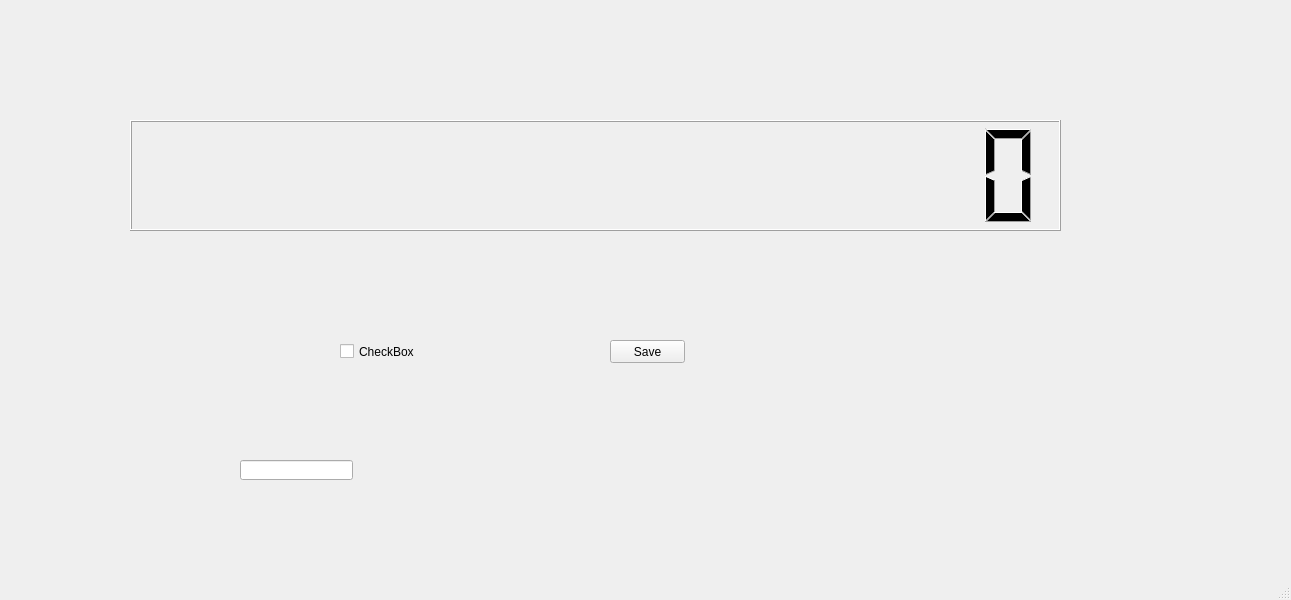
<?xml version="1.0" encoding="UTF-8"?>
<ui version="4.0">
 <class>MainWindow</class>
 <widget class="QMainWindow" name="MainWindow">
  <property name="geometry">
   <rect>
    <x>0</x>
    <y>0</y>
    <width>1291</width>
    <height>600</height>
   </rect>
  </property>
  <property name="windowTitle">
   <string>MainWindow</string>
  </property>
  <widget class="QWidget" name="centralwidget">
   <widget class="QLCDNumber" name="lcdNumber">
    <property name="geometry">
     <rect>
      <x>130</x>
      <y>120</y>
      <width>931</width>
      <height>111</height>
     </rect>
    </property>
    <property name="digitCount">
     <number>16</number>
    </property>
   </widget>
   <widget class="QCheckBox" name="trayCheckBox">
    <property name="geometry">
     <rect>
      <x>340</x>
      <y>296</y>
      <width>301</width>
      <height>111</height>
     </rect>
    </property>
    <property name="text">
     <string>CheckBox</string>
    </property>
   </widget>
   <widget class="QPushButton" name="saveButton">
    <property name="geometry">
     <rect>
      <x>610</x>
      <y>340</y>
      <width>75</width>
      <height>23</height>
     </rect>
    </property>
    <property name="text">
     <string>Save</string>
    </property>
   </widget>
   <widget class="QLineEdit" name="Name">
    <property name="geometry">
     <rect>
      <x>240</x>
      <y>460</y>
      <width>113</width>
      <height>20</height>
     </rect>
    </property>
   </widget>
  </widget>
  <widget class="QMenuBar" name="menubar">
   <property name="geometry">
    <rect>
     <x>0</x>
     <y>0</y>
     <width>1291</width>
     <height>21</height>
    </rect>
   </property>
  </widget>
  <widget class="QStatusBar" name="statusbar"/>
 </widget>
 <resources/>
 <connections/>
</ui>
